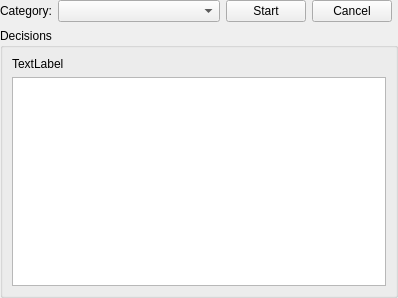
<?xml version="1.0" encoding="UTF-8"?>
<ui version="4.0">
 <class>MainWindow</class>
 <widget class="QWidget" name="MainWindow">
  <property name="geometry">
   <rect>
    <x>0</x>
    <y>0</y>
    <width>398</width>
    <height>298</height>
   </rect>
  </property>
  <property name="windowTitle">
   <string>Nepomuk WebExtrator Shell</string>
  </property>
  <layout class="QGridLayout" name="gridLayout">
   <property name="margin">
    <number>0</number>
   </property>
   <item row="0" column="0">
    <widget class="QLabel" name="label">
     <property name="text">
      <string>Category:</string>
     </property>
    </widget>
   </item>
   <item row="0" column="1">
    <widget class="KComboBox" name="m_comboCategory">
     <property name="sizePolicy">
      <sizepolicy hsizetype="Preferred" vsizetype="Fixed">
       <horstretch>1</horstretch>
       <verstretch>0</verstretch>
      </sizepolicy>
     </property>
    </widget>
   </item>
   <item row="0" column="2">
    <widget class="KPushButton" name="m_buttonStart">
     <property name="text">
      <string>Start</string>
     </property>
    </widget>
   </item>
   <item row="0" column="3">
    <widget class="KPushButton" name="m_buttonCancel">
     <property name="text">
      <string>Cancel</string>
     </property>
    </widget>
   </item>
   <item row="1" column="0" colspan="5">
    <widget class="QGroupBox" name="m_decisionGroup">
     <property name="title">
      <string>Decisions</string>
     </property>
     <layout class="QVBoxLayout" name="verticalLayout">
      <item>
       <layout class="QHBoxLayout" name="horizontalLayout">
        <item>
         <widget class="QLabel" name="m_statusLabel">
          <property name="text">
           <string>TextLabel</string>
          </property>
         </widget>
        </item>
        <item>
         <widget class="KPixmapSequenceWidget" name="m_busyLabel"/>
        </item>
       </layout>
      </item>
      <item>
       <widget class="QListWidget" name="m_decisionWidget"/>
      </item>
     </layout>
    </widget>
   </item>
  </layout>
 </widget>
 <customwidgets>
  <customwidget>
   <class>KPushButton</class>
   <extends>QPushButton</extends>
   <header>kpushbutton.h</header>
  </customwidget>
  <customwidget>
   <class>KComboBox</class>
   <extends>QComboBox</extends>
   <header>kcombobox.h</header>
  </customwidget>
  <customwidget>
   <class>KPixmapSequenceWidget</class>
   <extends>QWidget</extends>
   <header>kpixmapsequencewidget.h</header>
  </customwidget>
 </customwidgets>
 <resources/>
 <connections/>
</ui>
